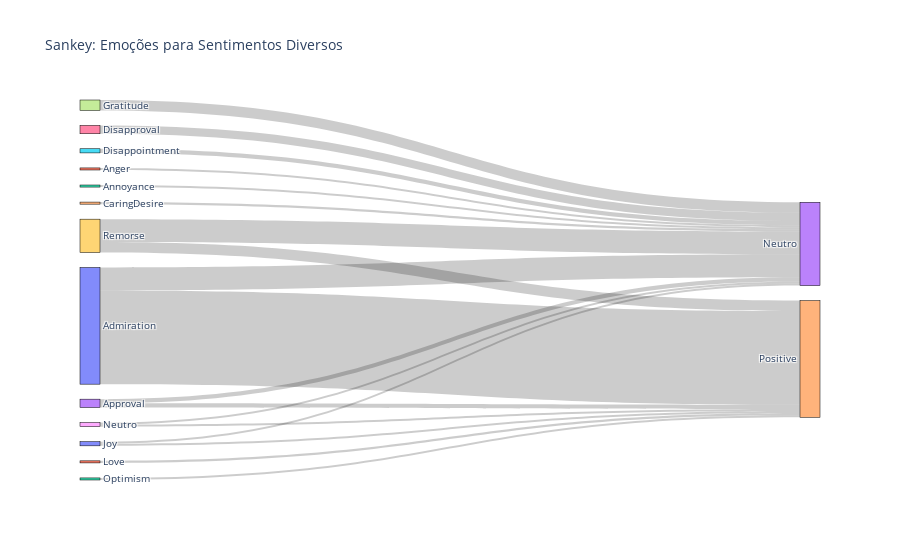

Notebook code for this chart:
### Markdown cell above
GRÁFICO HORRÍVELMENTE CHATO DE FAZER

### Code cell
# Labels: nós do Sankey
labels = ['Admiration', 'Anger', 'Annoyance', 'Approval', 'Caring'
          'Desire', 'Disappointment', 'Disapproval', 'Gratitude', 'Neutro',
          'Remorse', 'Joy', 'Love', 'Optimism',
          'Neutro', 'Positive']

# Fonte (emoções) - índices
source = [0, 1, 2, 3, 4, 5, 6, 7, 8, 9, 10, # Destino para Neutro
          0, 3, 8, 10, 11, 9, 12]  # Destino para Positivo

# Destino (sentimentos) - índices
target = [13, 13, 13, 13, 13, 13, 13, 13, 13, 13, 13, # Destino para Neutro
          14, 14, 14, 14, 14, 14, 14]  # Destino para Positivo

# Valores dos fluxos
value = [11, 1, 1, 2, 1, 2, 4, 5, 1, 11, 1, # Destino para Neutro
         45, 2, 1, 1, 1, 5, 1] # Destino para Positivo

# Criar Sankey
fig = go.Figure(data=[go.Sankey(
    node=dict(
      pad=15,
      thickness=20,
      line=dict(color="black", width=0.5),
      label=labels
    ),
    link=dict(
      source=source,
      target=target,
      value=value
  ))])

fig.update_layout(title_text="Sankey: Emoções para Sentimentos Diversos", font_size=10)
fig.show()

### Figure 1 — Plotly figure (JSON) as saved in the notebook; plotly's stock layout.template omitted (floating-point values rounded to 4 significant figures)
{"data": [{"link": {"source": [0, 1, 2, 3, 4, 5, 6, 7, 8, 9, 10, 0, 3, 8, 10, 11, 9, 12], "target": [13, 13, 13, 13, 13, 13, 13, 13, 13, 13, 13, 14, 14, 14, 14, 14, 14, 14], "value": [11, 1, 1, 2, 1, 2, 4, 5, 1, 11, 1, 45, 2, 1, 1, 1, 5, 1]}, "node": {"label": ["Admiration", "Anger", "Annoyance", "Approval", "CaringDesire", "Disappointment", "Disapproval", "Gratitude", "Neutro", "Remorse", "Joy", "Love", "Optimism", "Neutro", "Positive"], "line": {"color": "black", "width": 0.5}, "pad": 15, "thickness": 20}, "type": "sankey"}], "layout": {"font": {"size": 10}, "title": {"text": "Sankey: Emoções para Sentimentos Diversos"}}}
